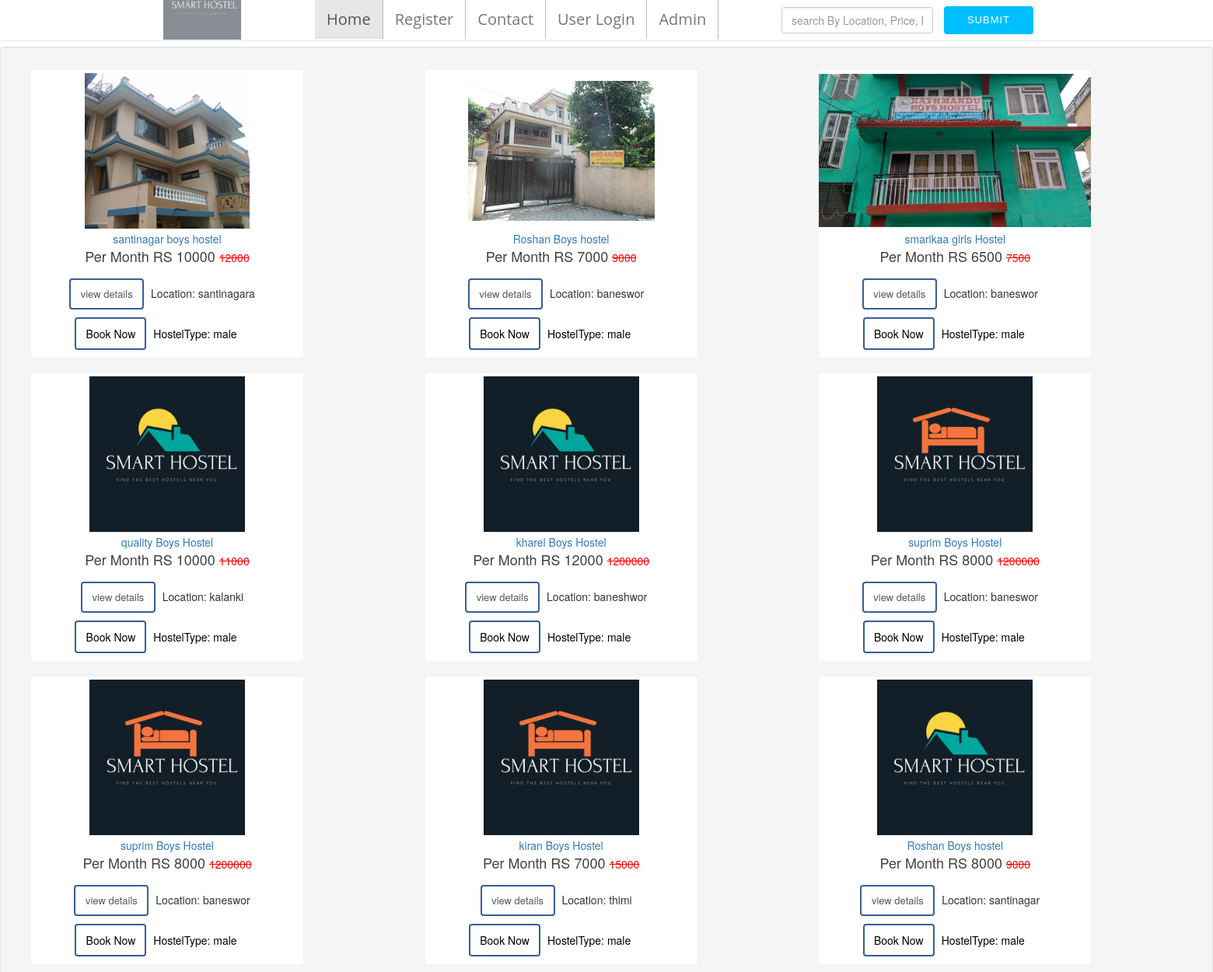
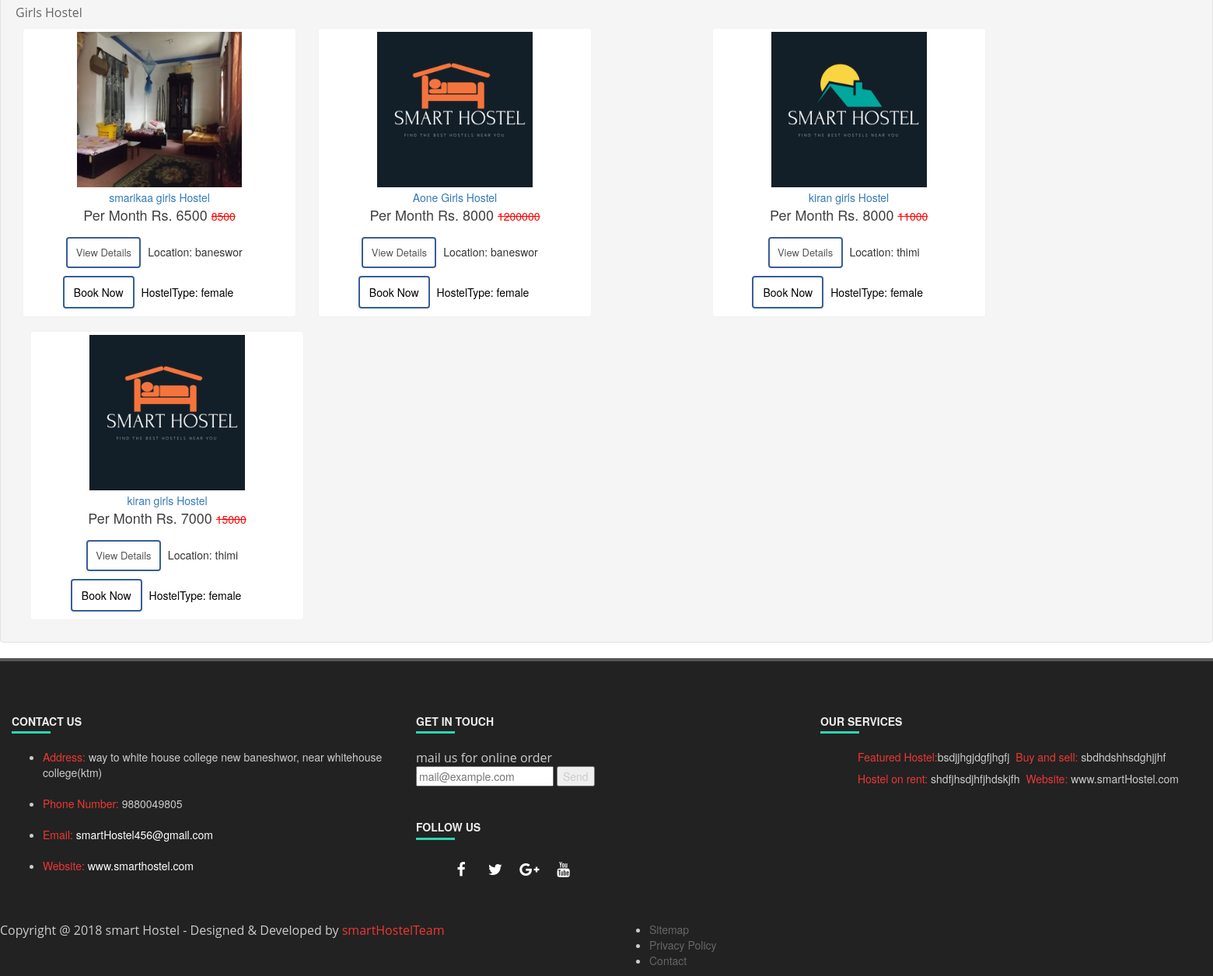
The page / on the database its author committed (2 pictures, top to bottom).
### tables this page shows
CREATE TABLE `hostel_info` (
  `id` int(11) NOT NULL,
  `HostelName` varchar(100) DEFAULT NULL,
  `HostelType` varchar(100) DEFAULT NULL,
  `HostelPrice` varchar(100) DEFAULT NULL,
  `HostelLocation` varchar(122) DEFAULT NULL,
  `HostelDetails` varchar(250) DEFAULT NULL,
  `Location` varchar(100) DEFAULT NULL,
  `NormalPrice` varchar(122) DEFAULT NULL
);

### index.php (the view, shortened to what this page needs)
<?php include "header.php" ?>
    <?php
include('connection.php');
$sql='select * from hostel_info where HostelType="male" ';
$retval=mysqli_query($con,$sql);
?>
<html>
<body>
<div class="row">
<div class="well">
  <div class="col-md-12 col-md-offset-5">
<h4 class="Recommended Hostel"><span> Recommended Hostel</span></h4>
</div>
</div>
</div>
<div class="well">
 <div class="row">
                     <div class="col-md-12"  product-cards">
                          <div id="divcontent">
  <div id="ItemsBody_pnlCategoryBrowse1">
    <div id="ItemsBody_pnlBestSellers" style="">
      <?php
while($row=mysqli_fetch_assoc($retval))
{
  echo'
      <div class="col-md-4">
          <div class="ItemsB inlay-container">
            <div>
              <div class="prod-img-wrap">
                <a href="singleview.php">
                  <img src="'.$row['Location'].'" class=""style="" />
                </a>
              </div>
              <div class="item-body">
                </div>
                <div class="ItemsBrowse_Title">
                  <a href="singleview.php">'.$row['HostelName'].'</a>
                </div>
                <div class="price-desc">
                Per Month RS '.$row['HostelPrice'].'
                  <s style="color:red;">
                  </s>
                  <s style="color:red;">
                    '.$row['NormalPrice'].'
                  </s>
                </div>
                <a href="singleview.php?id='.$row['id'].'"
                 class="button button1"  style="">view details</a>
                 <span> Location: '.$row['HostelLocation'].'</span>
                <div class="more-prod" style="margin-left: -16px;">
                <a href="order.php?id='.$row['id'].'"">
                <button class="button" style="vertical-align-middle">
      <span>Book Now </span></button></a>
      <span style="color:black;"> HostelType:  '.$row['HostelType'].'</span>
                  </div>
                  </div>
                  </div>
                   </div>
                  ';
                }
                ?>
                  </div>
</div>
                </div>
              </div>
            </div>
 <div class="row">
                     <div class="col-md-12"  product-cards">
                          <div id="divcontent">
  <div id="ItemsBody_pnlCategoryBrowse1">
    <div id="ItemsBody_pnlBestSellers" style="clear:both; margin-top:5px;">
      <p class="title">
        <span style="font-family:'open sans',sans-serif;"id="ItemsBody_lblBestSellers">Girls Hostel</span>
        <a href=">See All</a>
      </p>
      <?php
include('connection.php');
$sql='select * from hostel_info where HostelType="female" limit 10';
$retval=mysqli_query($con,$sql);
while($row=mysqli_fetch_assoc($retval))
{
  echo'
      <div class="col-md-4">
          <div class="ItemsB inlay-container">
            <div>
              <div class="prod-img-wrap">
                <a href="singleview.php">
                  <img src="'.$row['Location'].'" class=""style="" />
                </a>
              </div>
              <div class="item-body">
                </div>
                <div class="ItemsBrowse_Title">
                  <a href="singleview.php">'.$row['HostelName'].'
                </div>
                <div class="price-desc">
                Per Month Rs. '.$row['HostelPrice'].'
                  <s style="color:red;">
                  </s>
                  <s style="color:red;">
                  '.$row['NormalPrice'].'
                  </s>
                </div>
                <a href="singleview.php?id='.$row['id'].'" class="button button1" style="">View Details</a>
                 <span> Location: '.$row['HostelLocation'].'</span>
                <div class="more-prod" style="margin-left:-16px;">
                  <a href="order.php?id='.$row['id'].'" class="button" style="">
      <span>Book Now</span></button></a>
                  </a>
                   <span style="color:black;"> HostelType:  '.$row['HostelType'].'</span>
                  </div>
                  </div>
                  </div>
                  </div>
                  ';
                }
                ?>
                  </div>
</div>
<?php
include("footer.php");
?>
</body>
</html>

### cssdesign/index.css (style rules this page uses)
body { background-image:url(""); }

### cssdesign/aboutus.css (style rules this page uses)
p { color: #666; font-size: 16px; font-family: 'Open Sans', sans-serif; line-height: 22px; margin: 0; }

### header.php (style rules this page uses)
body { background-image:url("image/website logo/smart.png"); }
div.ItemsB:nth-child(odd) { padding-left: 5px; }
.prod-img-wrap a { height: 2000px; }
.prod-img-wrap a img { max-height: 200px; max-width:100%; }
.prod-img-wrap { display: table;width: 100%;text-align: center; }
.prod-img-wrap a { display: table-cell;vertical-align: middle;height: 200px; }
.prod-img-wrap a img { max-height: 200px;max-width: 100%; }
.ItemsB>div { min-height: 370px; max-height: 370px; width:350px; border: 1px solid:#e0e0e0; ; border-radius:2px; padding: 0px; box-shadow: 0px 0px 1px 0px #e2dede; transition: all ease 0.6s; -webkit-transition: all ease 0.6s; -moz-transition: all ease 0.6s; -o-transition: all ease 0.6s; -ms-transition: all ease 0.6s; background: #fff; }
div { margin: 0; }
div { display: block; }
div.ItemsB { float: left; text-align: center; box-sizing: border-box; padding: 10px; margin: 0; border: none!important; }
.prod-img-wrap a img { max-height:200px; max-width:100%; }
.prod-img-wrap a { display: table-cell;vertical-align: middle;height: 207px; }
div.ItemsB>div { transition:all ease 0.6s;-webkit-transition:all ease 0.6s;-moz-transition:all ease 0.6s;-o-transition:all ease 0.6s;-ms-transition:all ease 0.6s; }
.price-desc { font-size:18px;color: #414141;margin-bottom: 10px; }
.price-desc s { font-size: 14px; }
.button { display: inline-block; border-radius: 4px; background-color: white; border: none; color: black; border:2px solid #375E97; text-align: center; font-size: 14px; padding: 9px; width: 92px; transition: all 0s; cursor: pointer; margin: 5px; margin-left: -13px; }
.button span { cursor: pointer; display: inline-block; position: relative; transition: 0.1s; }
.button span:after { position: absolute; opacity: 0; top: 0; right:2px ; transition: 0.1s; }
.button1 { display: inline-block; border-radius: 4px; background-color: ; border: 2 px solid #FA6765; color: #555; text-align: center; font-size: 13px; padding: 9px; width: 96px; transition: all 0.1s; cursor: pointer; }

### rows shown on the page
hostel_info: Location (picture), HostelName "santinagar boys hostel", HostelPrice "10000", NormalPrice "12000", HostelLocation "santinagara", HostelType "male"
hostel_info: Location (picture), HostelName "Roshan Boys hostel", HostelPrice "7000", NormalPrice "9000", HostelLocation "baneswor", HostelType "male"
hostel_info: Location (picture), HostelName "smarikaa girls Hostel", HostelPrice "6500", NormalPrice "7500", HostelLocation "baneswor", HostelType "male"
hostel_info: Location (picture), HostelName "quality Boys Hostel", HostelPrice "10000", NormalPrice "11000", HostelLocation "kalanki", HostelType "male"
hostel_info: Location (picture), HostelName "kharel Boys Hostel", HostelPrice "12000", NormalPrice "1200000", HostelLocation "baneshwor", HostelType "male"
hostel_info: Location (picture), HostelName "suprim Boys Hostel", HostelPrice "8000", NormalPrice "1200000", HostelLocation "baneswor", HostelType "male"
hostel_info: Location (picture), HostelName "suprim Boys Hostel", HostelPrice "8000", NormalPrice "1200000", HostelLocation "baneswor", HostelType "male"
hostel_info: Location (picture), HostelName "kiran Boys Hostel", HostelPrice "7000", NormalPrice "15000", HostelLocation "thimi", HostelType "male"
hostel_info: Location (picture), HostelName "Roshan Boys hostel", HostelPrice "8000", NormalPrice "9000", HostelLocation "santinagar", HostelType "male"
hostel_info: Location (picture), HostelName "smarikaa girls Hostel", HostelPrice "6500", NormalPrice "8500", HostelLocation "baneswor", HostelType "female"
hostel_info: Location (picture), HostelName "Aone Girls Hostel", HostelPrice "8000", NormalPrice "1200000", HostelLocation "baneswor", HostelType "female"
hostel_info: Location (picture), HostelName "kiran girls Hostel", HostelPrice "8000", NormalPrice "11000", HostelLocation "thimi", HostelType "female"
hostel_info: Location (picture), HostelName "kiran girls Hostel", HostelPrice "7000", NormalPrice "15000", HostelLocation "thimi", HostelType "female"
